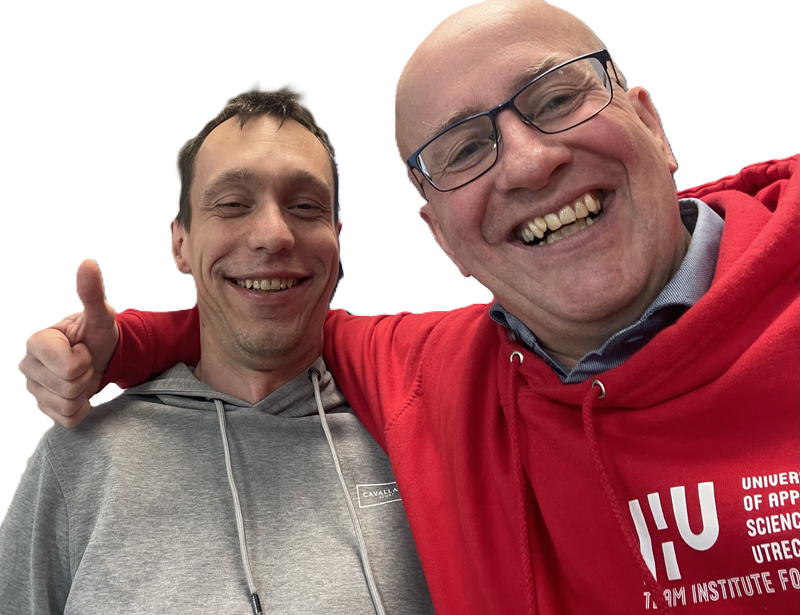
#> input picture Vision/Opdracht_1/example1.png, 800 x 615 px
$ python Gaussian_Blur.py
#> lines starting #> are read from the running program, lines starting #| are printed output that depends on the picture; after the words box and inside, x2 and y2 are one past the last pixel; in counts of white or black regions, pixels touching at a corner belong together
import cv2
import numpy as np

image = cv2.imread("example1.png")
#> image is the input picture: shape (615, 800, 3); mean B, G, R 131.7, 130.1, 175.6

gray = cv2.cvtColor(image, cv2.COLOR_BGR2GRAY)
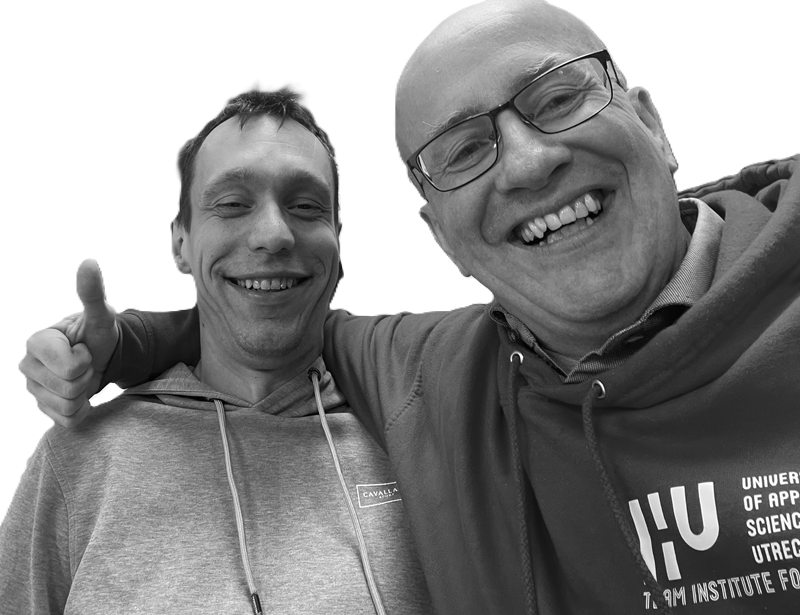
#> gray: shape (615, 800); min 0, max 255, mean 143.9

edge_detection_kernel = np.array([  [-1, -1, -1],
                                    [-1, 8, -1],
                                    [-1, -1, -1]])

sharpen_kernel = np.array([[0, -1, 0],
                           [-1, 5, -1],
                           [0, -1, 0]])

blur_kernel = np.array([[0.0625, 0.125, 0.0625],
                          [0.125, 0.25, 0.125],
                          [0.0625, 0.125, 0.0625]])

sharpened = cv2.filter2D(gray, -1, sharpen_kernel)
edge_detection =cv2.filter2D(sharpened, -1, edge_detection_kernel)
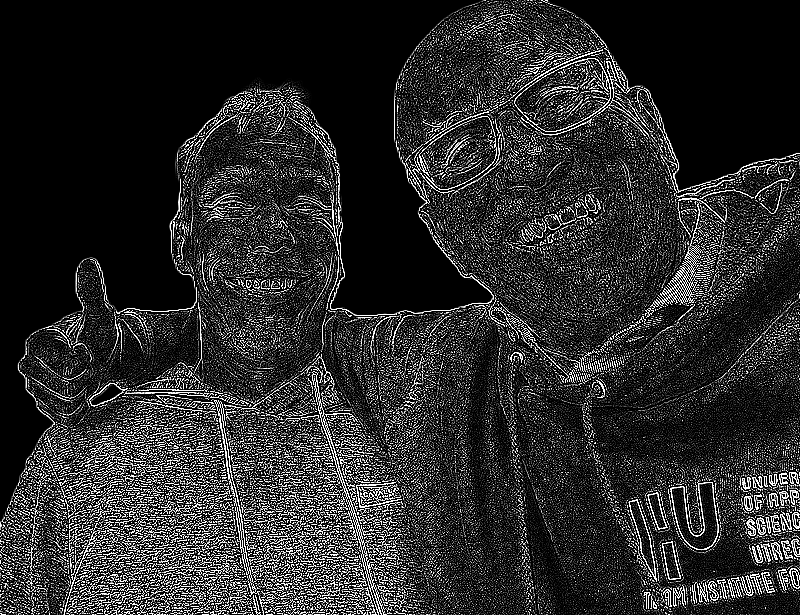
#> edge_detection: shape (615, 800); min 0, max 255, mean 43.2
blur = cv2.filter2D(edge_detection, -1, blur_kernel)
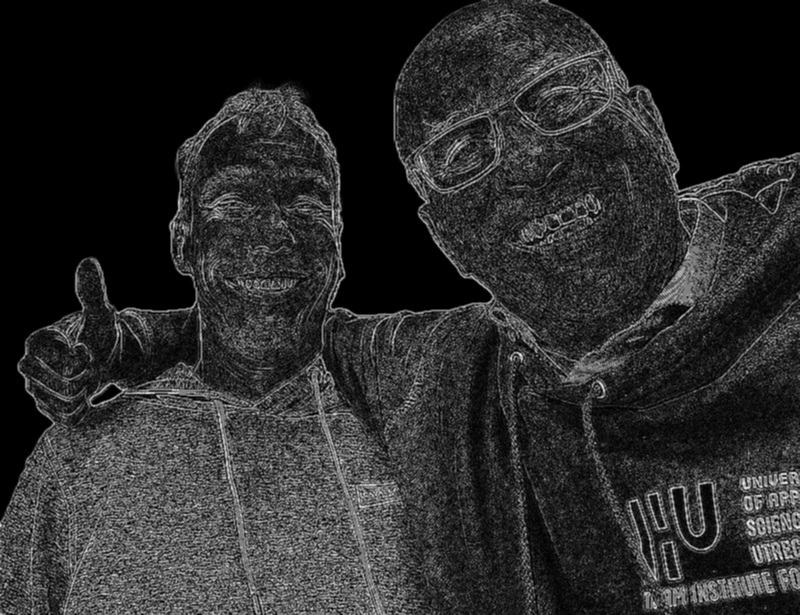
#> blur: shape (615, 800); min 0, max 241, mean 43.2


# Show images tijdens processing stappen voor debugging


#cv2.imshow("Sharpened, Edge Detection, Blur", np.concatenate((sharpened, edge_detection,blur), axis=1))

# Display horror filter
filtered_image =cv2.inRange(image, np.array([0, 0, 100]), np.array([100, 100, 255]))
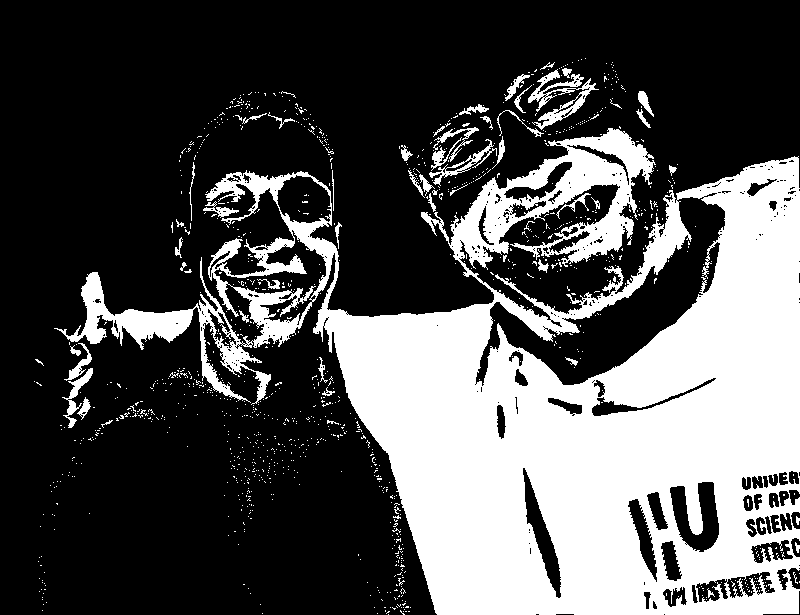
#> filtered_image: shape (615, 800); 32% white; 1144 white regions (1093 under 20 px), largest, box (x1, y1, x2, y2) and area: (54, 128, 800, 615) 148792, (528, 69, 599, 130) 1256, (429, 139, 497, 186) 491
cv2.imshow("Filtered Image", filtered_image)


cv2.waitKey(0)
cv2.destroyAllWindows()

$ run again, with Vision/Opdracht_1/example6.png copied over Vision/Opdracht_1/example1.png
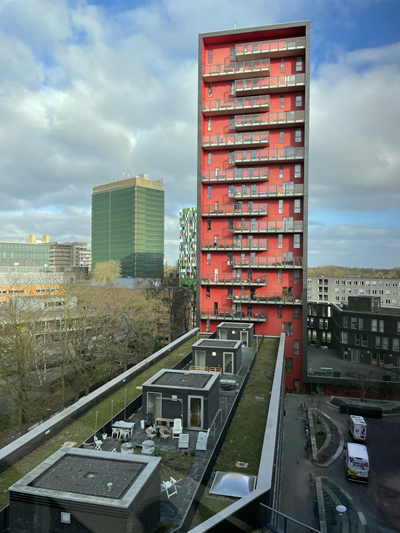
#> input picture Vision/Opdracht_1/example6.png, 400 x 533 px
#> image is the input picture: shape (533, 400, 3); mean B, G, R 123.6, 124.9, 118.2
#> `blur = cv2.filter2D(edge_detection, -1, blur_kernel)`:
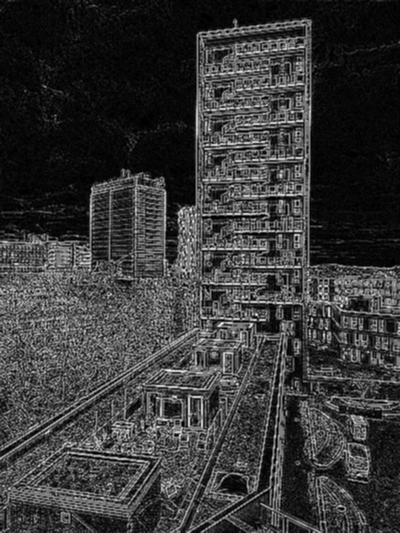
#> blur: shape (533, 400); min 0, max 249, mean 56.1
#> `filtered_image =cv2.inRange(image, np.array([0, 0, 100]), np.array([10..`:
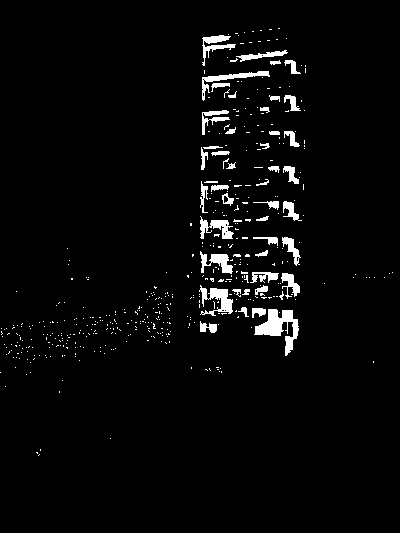
#> filtered_image: shape (533, 400); 3.4% white; 479 white regions (434 under 20 px), largest, box (x1, y1, x2, y2) and area: (254, 309, 299, 356) 862, (199, 285, 233, 316) 477, (202, 71, 270, 101) 393

$ run again, with Vision/Opdracht_1/Neon_filter.png copied over Vision/Opdracht_1/example1.png
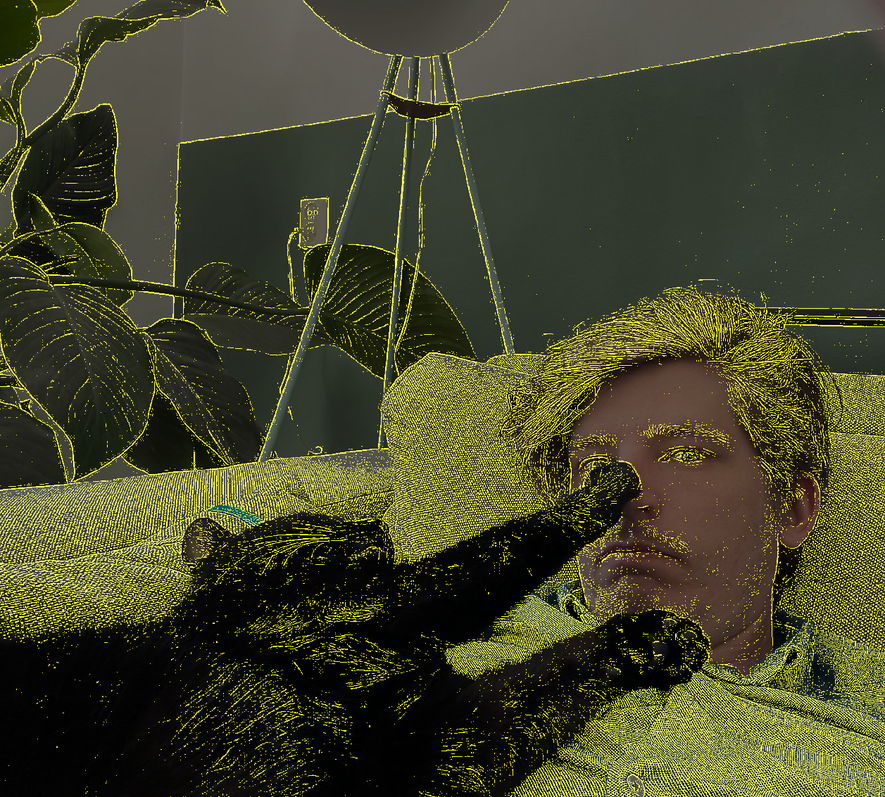
#> input picture Vision/Opdracht_1/Neon_filter.png, 885 x 797 px, shrunk from 1257 x 1133 before the run
#> image is the input picture: shape (797, 885, 3); mean B, G, R 41.6, 68.2, 67.6
#> `blur = cv2.filter2D(edge_detection, -1, blur_kernel)`:
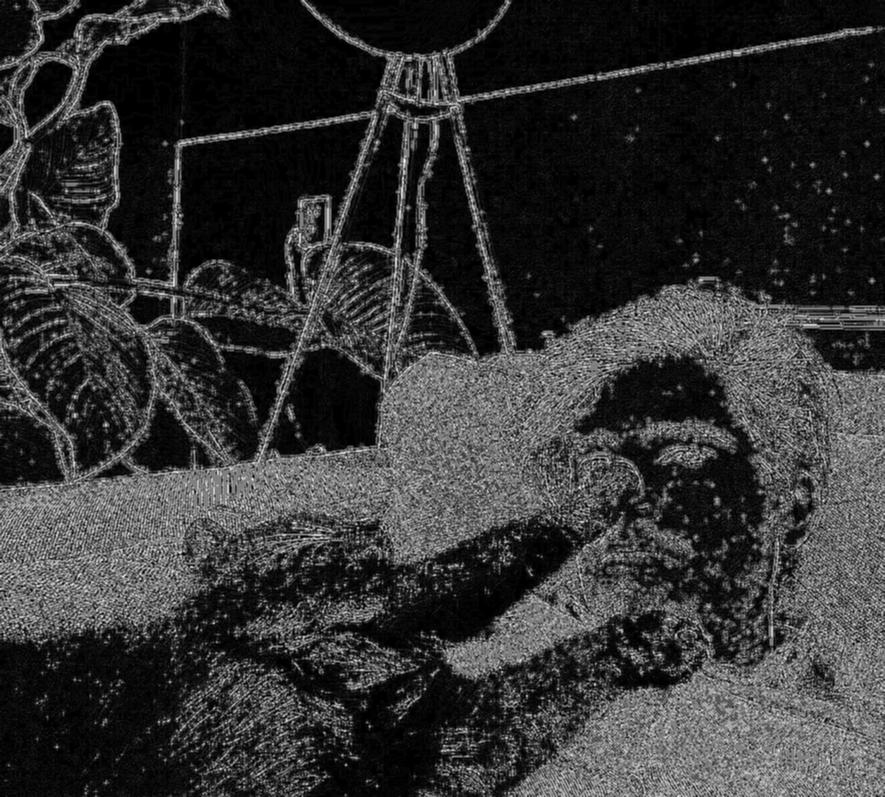
#> blur: shape (797, 885); min 0, max 255, mean 52
#> `filtered_image =cv2.inRange(image, np.array([0, 0, 100]), np.array([10..`:
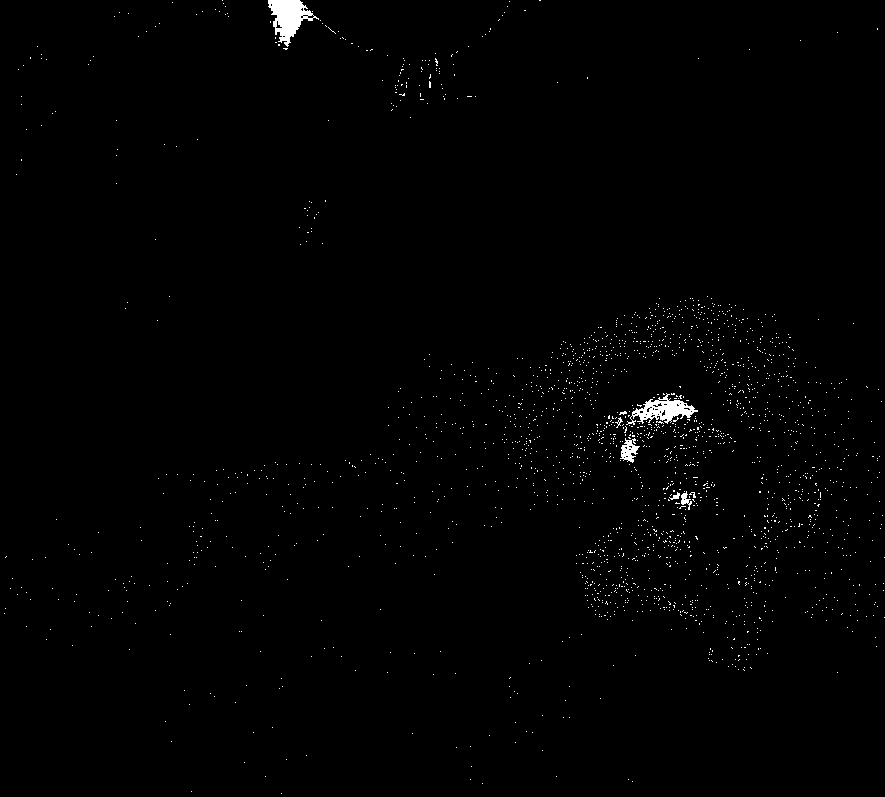
#> filtered_image: shape (797, 885); 0.78% white; 2206 white regions (2200 under 20 px), largest, box (x1, y1, x2, y2) and area: (268, 0, 319, 47) 1146, (626, 393, 698, 425) 921, (620, 438, 640, 463) 259, (681, 491, 692, 510) 92, (669, 492, 680, 500) 38, (615, 417, 623, 428) 28
